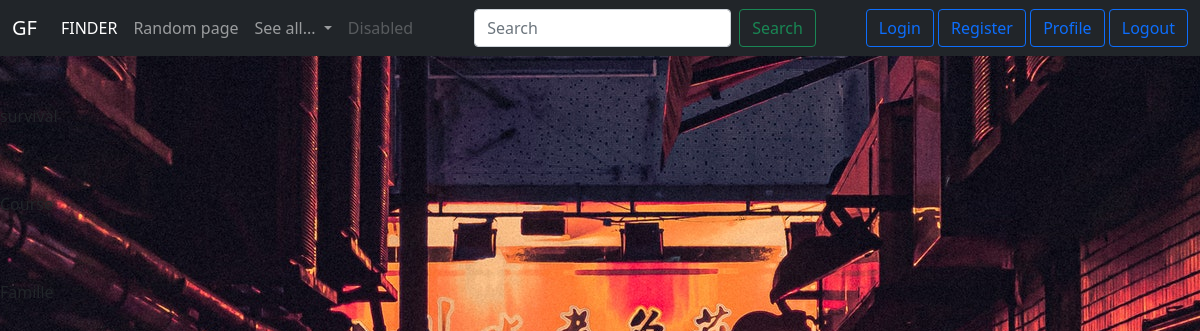
The app's page /tags/ with its own data.
### finder/models.py (models this page shows, shortened)
class Tag(models.Model):
    libelle = models.CharField(max_length=64)
    picture = models.ImageField(upload_to='finder/static/finder/img/tag/',null=True, blank=True)
    def __str__(self) -> str:
        return self.libelle

### finder/views.py (the view)
# urls.py: path('tags/', views.tagList, name='listTags'),
def tagList(request):
    template = loader.get_template('finder/taglist.html')
    items = Tag.objects.all()
    data = {'items':items}
    return HttpResponse(template.render(data, request))

### finder/templates/finder/taglist.html (shortened to what this page needs)
{% extends "finder/template_page.html" %}
{% load static %}
{% block contenu %}
                {% for element in items %}
                    <br><br><p>{{element}}</p>
                {% endfor %}
{% endblock %}

### finder/static/finder/css/style.css (style rules this page uses)
body { background: black url("../img/bg.jpg") no-repeat; background-position: center; }

### records on screen
Tag: libelle "survival"
Tag: libelle "Course"
Tag: libelle "Famille"
